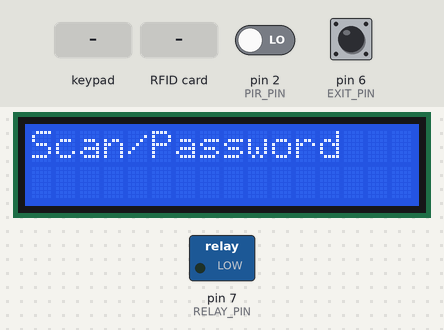
Bench run of a sketch on a simulated Arduino Uno, built with avr-gcc and run on an emulated ATmega328P. Parts: 16×2 character LCD, switched loads named in the sketch (green lamp = pin HIGH). Inputs (shaded band) come from the test bench; at power-on: pin 2 (PIR_PIN) LOW, pin 6 (EXIT_PIN) HIGH. Pins used as bus, display or sensor lines are not drawn.

Above: at 2.8 s.
2.9 s: keypad keys 1 2 3 4 # pressed 0.4 s apart
At 3.92 s:
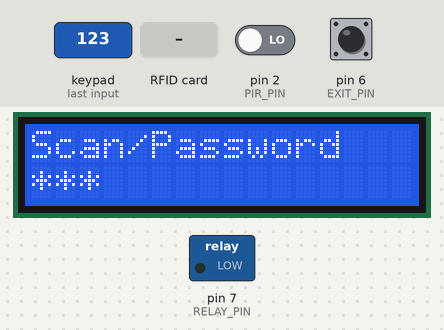
At 5.7 s:
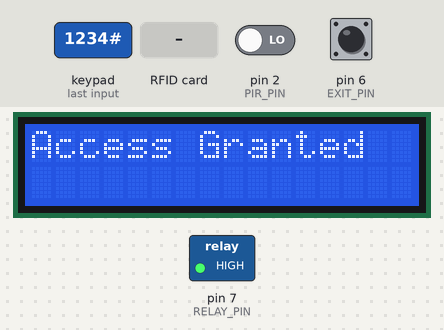
6.4 s: pin 2 (PIR_PIN) driven HIGH
9.4 s: pin 6 (EXIT_PIN) pulled LOW for 1 s
13.4 s: RFID card 5E 7A 19 C4 held to the reader
At 16.3 s:
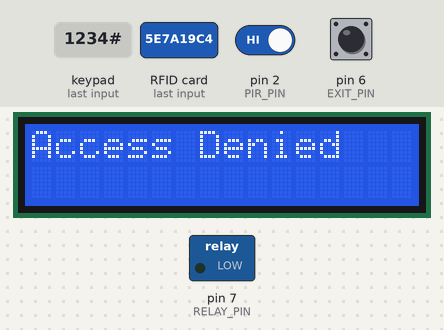
16.4 s: key '#' pressed
19.4 s: RFID card DE AD BE EF held to the reader
At 26.1 s:
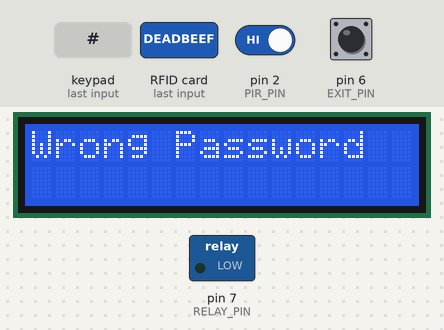
Timing chart, 0 to 26.5 s (numbered marks = the images above; inputs shaded):
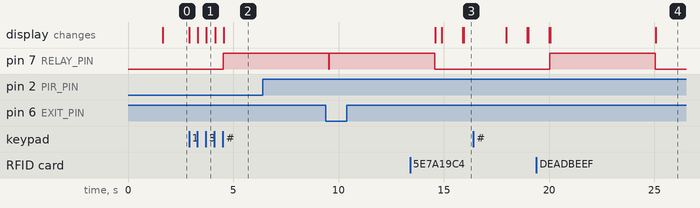

Measured:
- after the input at 2.9 s, pin 7 (RELAY_PIN): LOW → HIGH after 1.6 s; the display: first changes at once (image 1 shows a later state)
- after the input at 6.4 s, every drawn part: stays the same
- after the input at 13.4 s, the display: first differs from a run without the input after 2.5 s (image 3)
- after the input at 19.4 s, pin 7 (RELAY_PIN): LOW → HIGH after 0.63 s, → LOW 5.0 s later; the display: first differs from a run without the input after 0.65 s (image 4 shows a later state)

The sketch:

Smart_Door_Lock_System.ino
```cpp
#include <SPI.h>
#include <MFRC522.h>
#include <Wire.h>
#include <LiquidCrystal_I2C.h>
#include <Keypad.h>
#include <EEPROM.h>

#define SS_PIN 10
#define RST_PIN 9
#define PIR_PIN 2
#define RELAY_PIN 7
#define EXIT_PIN 6

MFRC522 rfid(SS_PIN, RST_PIN);
LiquidCrystal_I2C lcd(0x27,16,2);

const byte ROWS=4,COLS=4;
char keys[ROWS][COLS]={
{'1','2','3','A'},
{'4','5','6','B'},
{'7','8','9','C'},
{'*','0','#','D'}
};
byte rowPins[ROWS]={3,4,5,8};
byte colPins[COLS]={A0,A1,A2,A3};
Keypad keypad=Keypad(makeKeymap(keys),rowPins,colPins,ROWS,COLS);

String password="1234";
String input="";
byte AUTHORIZED_UID[4]={0xDE,0xAD,0xBE,0xEF};

void unlockDoor(){
  digitalWrite(RELAY_PIN,HIGH);
  lcd.clear(); lcd.print("Access Granted");
  delay(5000);
  digitalWrite(RELAY_PIN,LOW);
  lcd.clear(); lcd.print("Door Locked");
}

bool checkRFID(){
  if(!rfid.PICC_IsNewCardPresent()) return false;
  if(!rfid.PICC_ReadCardSerial()) return false;
  if(rfid.uid.size!=4) return false;
  for(int i=0;i<4;i++){
    if(rfid.uid.uidByte[i]!=AUTHORIZED_UID[i]){
      lcd.clear(); lcd.print("Access Denied");
      delay(2000);
      rfid.PICC_HaltA();
      return false;
    }
  }
  rfid.PICC_HaltA();
  return true;
}

void setup(){
  pinMode(PIR_PIN,INPUT);
  pinMode(RELAY_PIN,OUTPUT);
  pinMode(EXIT_PIN,INPUT_PULLUP);
  digitalWrite(RELAY_PIN,LOW);
  SPI.begin();
  rfid.PCD_Init();
  lcd.init();
  lcd.backlight();
  lcd.print("SMART DOOR");
  delay(1500);
  lcd.clear();
}

void loop(){
  lcd.setCursor(0,0);
  lcd.print("Scan/Password ");

  if(checkRFID()){
    unlockDoor();
  }

  char key=keypad.getKey();
  if(key){
    if(key>='0' && key<='9'){
      input+=key;
      lcd.setCursor(input.length()-1,1);
      lcd.print("*");
    }else if(key=='#'){
      if(input==password){
        unlockDoor();
      }else{
        lcd.clear(); lcd.print("Wrong Password");
        delay(2000);
      }
      input="";
      lcd.clear();
    }else if(key=='*'){
      input="";
      lcd.clear();
    }
  }

  if(digitalRead(EXIT_PIN)==LOW){
    unlockDoor();
    delay(300);
  }

  if(digitalRead(PIR_PIN)==HIGH){
    lcd.clear();
    lcd.print("Motion Detect");
    delay(1000);
    lcd.clear();
  }
}
```
